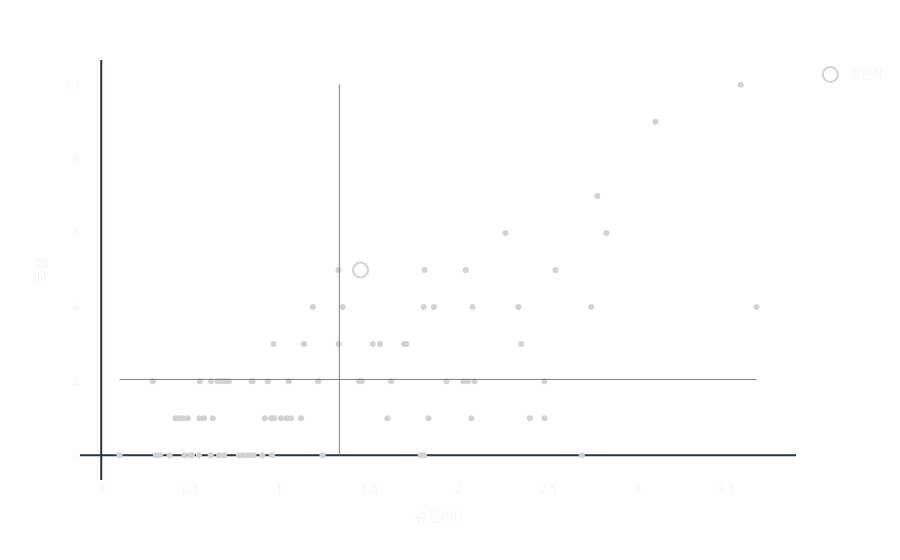

The notebook cell saved with this chart:
### Code cell
scatter = ScatterChart('슈팅/90', '득점', '양민혁', df)
scatter.plot()

### Figure 1 — Plotly figure (JSON) as saved in the notebook; plotly's stock layout.template omitted (floating-point values rounded to 4 significant figures)
{"data": [{"hovertemplate": "<b>%{hovertext}</b><br><br>슈팅/90=%{x}<br>득점=%{y}<extra></extra>", "hovertext": ["가브리엘", "강민규", "강상윤", "강현묵", "고승범", "고재현", "기성용", "김강국", "김도혁", "김선민", "김승대", "김승호", "김이석", "김인균", "김인성", "김종석", "김주찬", "김진규", "노경호", "라마스", "로페즈", "류재문", "마테우스", "바사니", "박민서", "박세진", "박승호", "박태용", "박태준", "발디비아", "백성동", "벨톨라", "변경준", "보야니치", "브루노 실바", "서재민", "서재민", "서진수", "송민규", "송홍민", "신형민", "아타루", "안데르손", "알리바예프", "야고", "양민혁", "엄원상", "엄지성", "오베르단", "요시노", "원두재", "윤빛가람", "음포쿠", "이광진", "이규성", "이수빈", "이승우", "이영재", "이재원", "이종성", "이지승", "이탈로", "이택근", "임민혁", "장혁진", "전병관", "정동윤", "정마호", "정승원", "정원진", "정호연", "조르지", "주닝요", "주세종", "지동원", "최건주", "최경록", "최우진", "최재훈", "카즈", "파울리뇨", "팔로세비치", "페신", "하남", "한찬희", "헤이스", "홍원진", "홍윤상", "홍철"], "legendgroup": "", "marker": {"color": "lightgray", "symbol": "circle"}, "mode": "markers", "name": "", "orientation": "v", "showlegend": false, "x": [1.809, 2.826, 0.7136, 1.931, 1.005, 1.788, 1.048, 0.6598, 0.8476, 0.4571, 0.5517, 0.9154, 0.6672, 1.831, 1.444, 1.214, 2.052, 0.9013, 1.693, 3.666, 2.689, 0.4335, 2.741, 2.334, 2.089, 0.7926, 1.622, 1.213, 0.8405, 2.261, 1.036, 0.5755, 0.964, 0.9677, 3.577, 0.3297, 0.5464, 2.026, 1.183, 0.8517, 0.3059, 1.559, 2.479, 0.8361, 1.707, 1.451, 2.077, 2.479, 0.6139, 1.35, 0.4155, 1.805, 1.118, 0.687, 0.4659, 0.3827, 3.101, 1.457, 0.624, 0.4839, 0.7702, 0.6506, 0.5008, 0.6935, 0.687, 1.804, 0.5064, 1.52, 1.327, 0.8189, 0.9547, 2.398, 2.541, 0.9514, 1.601, 2.071, 0.9315, 0.6128, 0.2881, 0.1026, 2.775, 1.062, 1.861, 2.04, 1.239, 2.35, 1.135, 1.329, 0.5488], "xaxis": "x", "y": [5.0, 6.0, 2.0, 2.0, 1.0, 0.0, 2.0, 0.0, 2.0, 1.0, 2.0, 1.0, 2.0, 1.0, 2.0, 2.0, 2.0, 0.0, 3.0, 4.0, 0.0, 1.0, 4.0, 4.0, 2.0, 0.0, 2.0, 2.0, 2.0, 6.0, 1.0, 1.0, 3.0, 1.0, 10.0, 0.0, 0.0, 2.0, 4.0, 0.0, 0.0, 3.0, 1.0, 0.0, 3.0, 5.0, 4.0, 2.0, 2.0, 4.0, 1.0, 0.0, 1.0, 2.0, 0.0, 0.0, 9.0, 2.0, 1.0, 1.0, 0.0, 2.0, 0.0, 2.0, 0.0, 4.0, 0.0, 3.0, 5.0, 0.0, 0.0, 1.0, 5.0, 1.0, 1.0, 1.0, 2.0, 0.0, 2.0, 0.0, 7.0, 1.0, 4.0, 5.0, 0.0, 3.0, 3.0, 3.0, 1.0], "yaxis": "y", "type": "scatter"}, {"hoverinfo": "name", "marker": {"color": "white", "line": {"color": "lightgray", "width": 2}, "size": 15, "symbol": "circle"}, "mode": "markers", "name": "양민혁", "x": [1.451], "y": [5.0], "type": "scatter"}], "layout": {"xaxis": {"anchor": "y", "domain": [0.0, 1.0], "title": {"text": "슈팅/90"}, "showgrid": false}, "yaxis": {"anchor": "x", "domain": [0.0, 1.0], "title": {"text": "득점"}, "showgrid": false}, "legend": {"tracegroupgap": 0}, "margin": {"t": 60}, "shapes": [{"line": {"color": "gray", "width": 1}, "type": "line", "x0": 1.332, "x1": 1.332, "y0": 0.0, "y1": 10.0}, {"line": {"color": "gray", "width": 1}, "type": "line", "x0": 0.1026, "x1": 3.666, "y0": 2.045, "y1": 2.045}], "plot_bgcolor": "rgba(0,0,0,0)", "paper_bgcolor": "rgba(0,0,0,0)"}}
